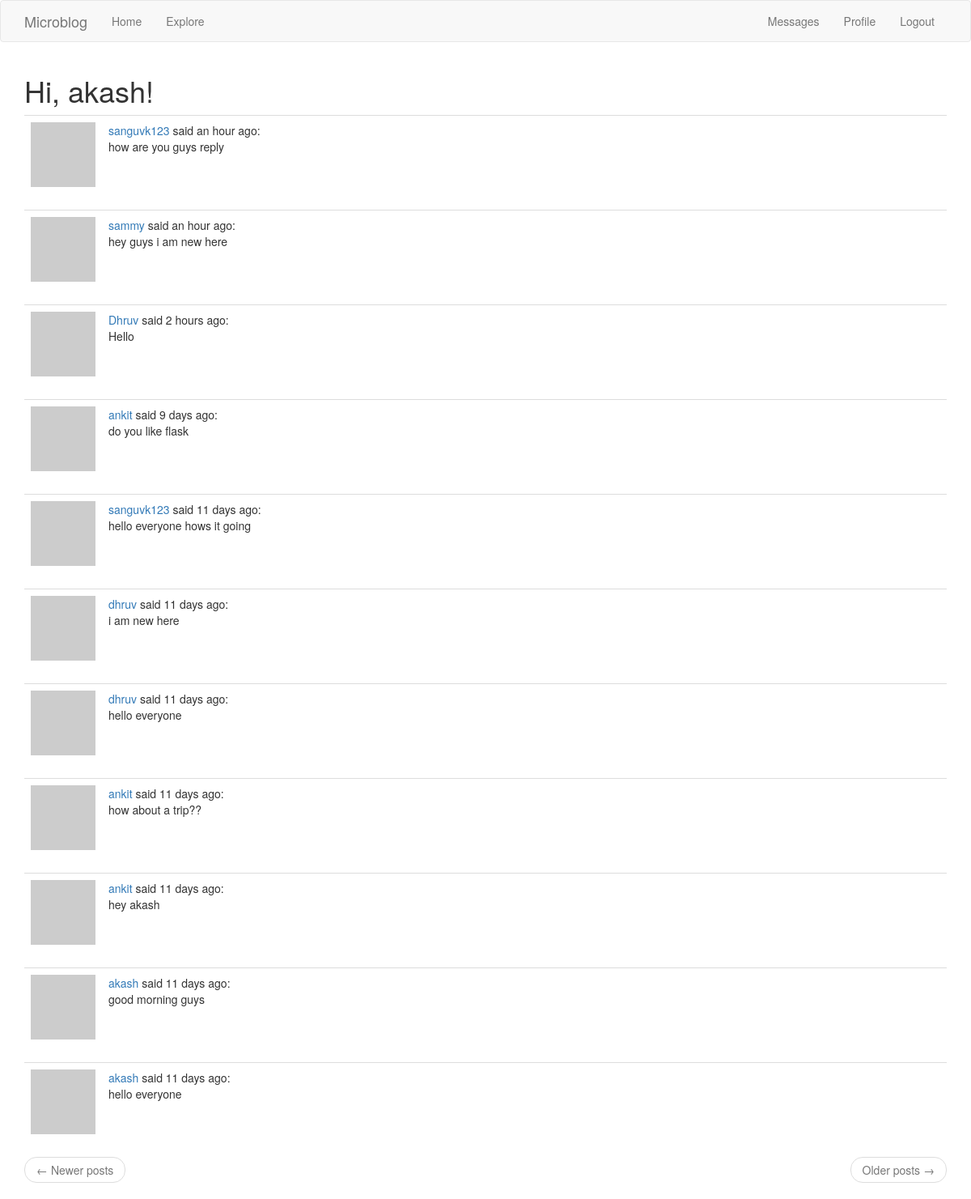
The page /explore (signed in) on the database its author committed.
### app/models.py (models this page shows, shortened)
class User(UserMixin, db.Model):
    id = db.Column(db.Integer, primary_key=True)
    username = db.Column(db.String(64), index=True, unique=True)
    email = db.Column(db.String(120), index=True, unique=True)
    password_hash = db.Column(db.String(128))
    posts = db.relationship('Post', backref='author', lazy='dynamic')
    about_me = db.Column(db.String(140))
    last_seen = db.Column(db.DateTime, default=datetime.utcnow)
    followed = db.relationship(
        'User', secondary=followers,
        primaryjoin=(followers.c.follower_id == id),
        secondaryjoin=(followers.c.followed_id == id),
        backref=db.backref('followers', lazy='dynamic'), lazy='dynamic')
    messages_sent = db.relationship('Message',
                                    foreign_keys='Message.sender_id',
                                    backref='author', lazy='dynamic')
    messages_received = db.relationship('Message',
                                        foreign_keys='Message.recipient_id',
                                        backref='recipient', lazy='dynamic')
    last_message_read_time = db.Column(db.DateTime)
    def new_messages(self):
        last_read_time = self.last_message_read_time or datetime(1900, 1, 1)
        return Message.query.filter_by(recipient=self).filter(
            Message.timestamp > last_read_time).count()
    def avatar(self, size):
        digest = md5(self.email.lower().encode('utf-8')).hexdigest()
        return 'https://www.gravatar.com/avatar/{}?d=identicon&s={}'.format(
            digest, size)

class Post(db.Model):
    id = db.Column(db.Integer, primary_key=True)
    body = db.Column(db.String(140))
    timestamp = db.Column(db.DateTime, index=True, default=datetime.utcnow)
    user_id = db.Column(db.Integer, db.ForeignKey('user.id'))

### app/routes.py (the view)
@app.route('/explore')
@login_required
def explore():
    page = request.args.get('page', 1, type=int)
    posts = Post.query.order_by(Post.timestamp.desc()).paginate(
        page, app.config['POSTS_PER_PAGE'], False)
    next_url = url_for('explore', page=posts.next_num) \
        if posts.has_next else None
    prev_url = url_for('explore', page=posts.prev_num) \
        if posts.has_prev else None
    return render_template('index.html', title='Explore', posts=posts.items,
                           next_url=next_url, prev_url=prev_url)

### app/models.py (called while the page is built)
@login.user_loader
def load_user(id):
    return User.query.get(int(id))

### app/routes.py (called while the page is built)
@app.before_request
def before_request():
    if current_user.is_authenticated:
        current_user.last_seen = datetime.utcnow()
        db.session.commit()

### app/templates/index.html (shortened to what this page needs)
{% extends "base.html" %}
{% import 'bootstrap/wtf.html' as wtf %}
{% block app_content %}
    <h1>Hi, {{ current_user.username }}!</h1>
    {% for post in posts %}
        {% include '_post.html' %}
    {% endfor %}
    <nav aria-label="...">
        <ul class="pager">
            <li class="previous{% if not prev_url %} disabled{% endif %}">
                <a href="{{ prev_url or '#' }}">
                    <span aria-hidden="true">&larr;</span> Newer posts
                </a>
            </li>
            <li class="next{% if not next_url %} disabled{% endif %}">
                <a href="{{ next_url or '#' }}">
                    Older posts <span aria-hidden="true">&rarr;</span>
                </a>
            </li>
        </ul>
    </nav>
{% endblock %}

### app/templates/_post.html
<table class="table table-hover">
    <tr>
        <td width="70px">
            <a href="{{ url_for('user', username=post.author.username) }}">
                <img src="{{ post.author.avatar(70) }}" />
            </a>
        </td>
        <td>
            <a href="{{ url_for('user', username=post.author.username) }}">
                {{ post.author.username }}
            </a>
            said {{ moment(post.timestamp).fromNow() }}:
            <br>
            {{ post.body }}
        </td>
    </tr>
</table>

### rows shown on the page
User: username "akash"
Post: author.username "sanguvk123", timestamp "an hour ago", body "how are you guys reply"
Post: author.username "sammy", timestamp "an hour ago", body "hey guys i am new here"
Post: author.username "Dhruv", timestamp "2 hours ago", body "Hello"
Post: author.username "ankit", timestamp "9 days ago", body "do you like flask"
Post: author.username "sanguvk123", timestamp "11 days ago", body "hello everyone hows it going"
Post: author.username "dhruv", timestamp "11 days ago", body "i am new here"
Post: author.username "dhruv", timestamp "11 days ago", body "hello everyone"
Post: author.username "ankit", timestamp "11 days ago", body "how about a trip??"
Post: author.username "ankit", timestamp "11 days ago", body "hey akash"
Post: author.username "akash", timestamp "11 days ago", body "good morning guys"
Post: author.username "akash", timestamp "11 days ago", body "hello everyone"

### other values the page prints
{{ 'Messages' }} "Messages"
